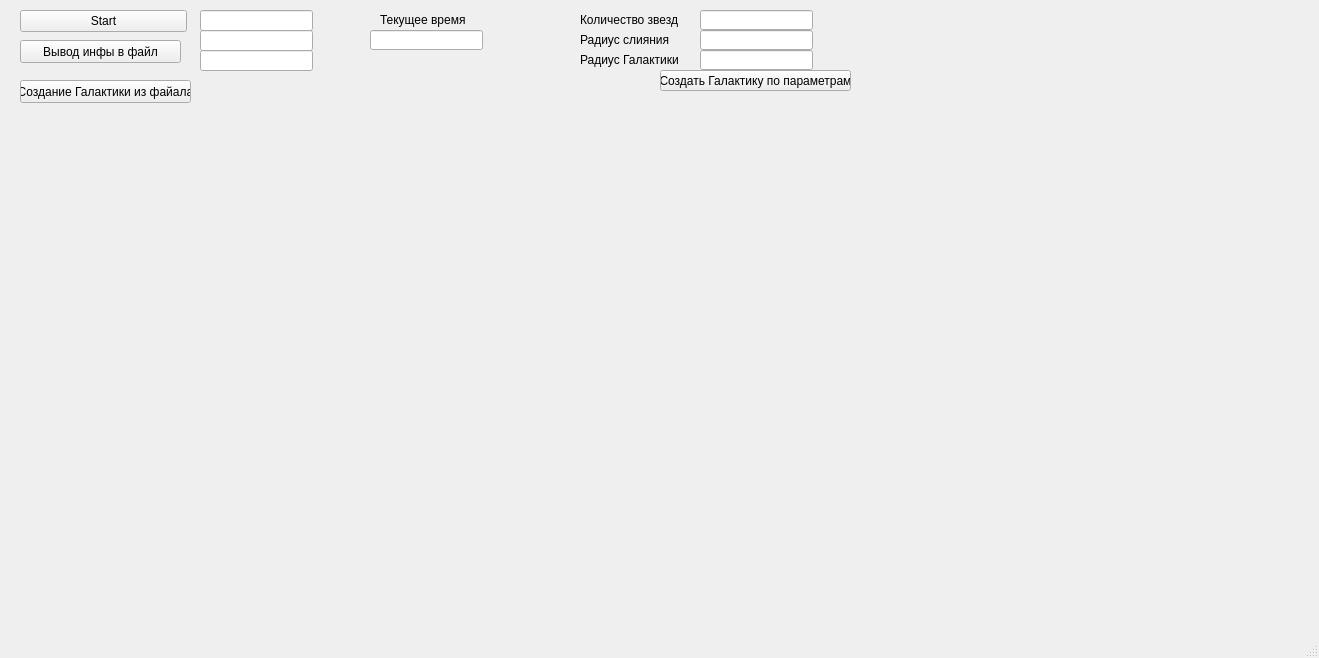
<?xml version="1.0" encoding="UTF-8"?>
<ui version="4.0">
 <class>MainWindow</class>
 <widget class="QMainWindow" name="MainWindow">
  <property name="windowModality">
   <enum>Qt::NonModal</enum>
  </property>
  <property name="geometry">
   <rect>
    <x>0</x>
    <y>0</y>
    <width>1319</width>
    <height>658</height>
   </rect>
  </property>
  <property name="windowTitle">
   <string>MainWindow</string>
  </property>
  <widget class="QWidget" name="centralwidget">
   <widget class="QPushButton" name="pushButtonStart">
    <property name="geometry">
     <rect>
      <x>20</x>
      <y>10</y>
      <width>167</width>
      <height>22</height>
     </rect>
    </property>
    <property name="text">
     <string>Start</string>
    </property>
   </widget>
   <widget class="QLineEdit" name="lineEdit">
    <property name="geometry">
     <rect>
      <x>200</x>
      <y>10</y>
      <width>113</width>
      <height>21</height>
     </rect>
    </property>
   </widget>
   <widget class="QLineEdit" name="lineEdit_2">
    <property name="geometry">
     <rect>
      <x>200</x>
      <y>30</y>
      <width>113</width>
      <height>21</height>
     </rect>
    </property>
   </widget>
   <widget class="QLineEdit" name="lineEdit_3">
    <property name="geometry">
     <rect>
      <x>200</x>
      <y>50</y>
      <width>113</width>
      <height>21</height>
     </rect>
    </property>
   </widget>
   <widget class="QLineEdit" name="lineEdit_4">
    <property name="geometry">
     <rect>
      <x>370</x>
      <y>30</y>
      <width>113</width>
      <height>20</height>
     </rect>
    </property>
   </widget>
   <widget class="QPushButton" name="pushButton">
    <property name="geometry">
     <rect>
      <x>20</x>
      <y>40</y>
      <width>161</width>
      <height>23</height>
     </rect>
    </property>
    <property name="text">
     <string>Вывод инфы в файл</string>
    </property>
   </widget>
   <widget class="QLineEdit" name="lineEdit_num">
    <property name="geometry">
     <rect>
      <x>700</x>
      <y>10</y>
      <width>113</width>
      <height>20</height>
     </rect>
    </property>
   </widget>
   <widget class="QLineEdit" name="lineEdit_DistCon">
    <property name="geometry">
     <rect>
      <x>700</x>
      <y>30</y>
      <width>113</width>
      <height>20</height>
     </rect>
    </property>
   </widget>
   <widget class="QLineEdit" name="lineEdit_sysR">
    <property name="geometry">
     <rect>
      <x>700</x>
      <y>50</y>
      <width>113</width>
      <height>20</height>
     </rect>
    </property>
   </widget>
   <widget class="QLabel" name="label">
    <property name="geometry">
     <rect>
      <x>580</x>
      <y>10</y>
      <width>121</width>
      <height>20</height>
     </rect>
    </property>
    <property name="text">
     <string>Количество звезд</string>
    </property>
   </widget>
   <widget class="QLabel" name="label_2">
    <property name="geometry">
     <rect>
      <x>580</x>
      <y>30</y>
      <width>121</width>
      <height>20</height>
     </rect>
    </property>
    <property name="text">
     <string>Радиус слияния</string>
    </property>
   </widget>
   <widget class="QLabel" name="label_3">
    <property name="geometry">
     <rect>
      <x>580</x>
      <y>50</y>
      <width>121</width>
      <height>20</height>
     </rect>
    </property>
    <property name="text">
     <string>Радиус Галактики</string>
    </property>
   </widget>
   <widget class="QLabel" name="label_4">
    <property name="geometry">
     <rect>
      <x>380</x>
      <y>10</y>
      <width>121</width>
      <height>20</height>
     </rect>
    </property>
    <property name="text">
     <string>Текущее время</string>
    </property>
   </widget>
   <widget class="QPushButton" name="create_Galaxy">
    <property name="geometry">
     <rect>
      <x>660</x>
      <y>70</y>
      <width>191</width>
      <height>21</height>
     </rect>
    </property>
    <property name="text">
     <string>Создать Галактику по параметрам</string>
    </property>
   </widget>
   <widget class="QPushButton" name="Create_Galaxy_File">
    <property name="geometry">
     <rect>
      <x>20</x>
      <y>80</y>
      <width>171</width>
      <height>23</height>
     </rect>
    </property>
    <property name="text">
     <string>Создание Галактики из файала</string>
    </property>
   </widget>
  </widget>
  <widget class="QMenuBar" name="menubar">
   <property name="geometry">
    <rect>
     <x>0</x>
     <y>0</y>
     <width>1319</width>
     <height>21</height>
    </rect>
   </property>
  </widget>
  <widget class="QStatusBar" name="statusbar"/>
  <action name="actionNEW">
   <property name="text">
    <string>NEW</string>
   </property>
   <property name="toolTip">
    <string>&lt;html&gt;&lt;head/&gt;&lt;body&gt;&lt;p&gt;new text&lt;/p&gt;&lt;/body&gt;&lt;/html&gt;</string>
   </property>
  </action>
 </widget>
 <resources/>
 <connections/>
</ui>
